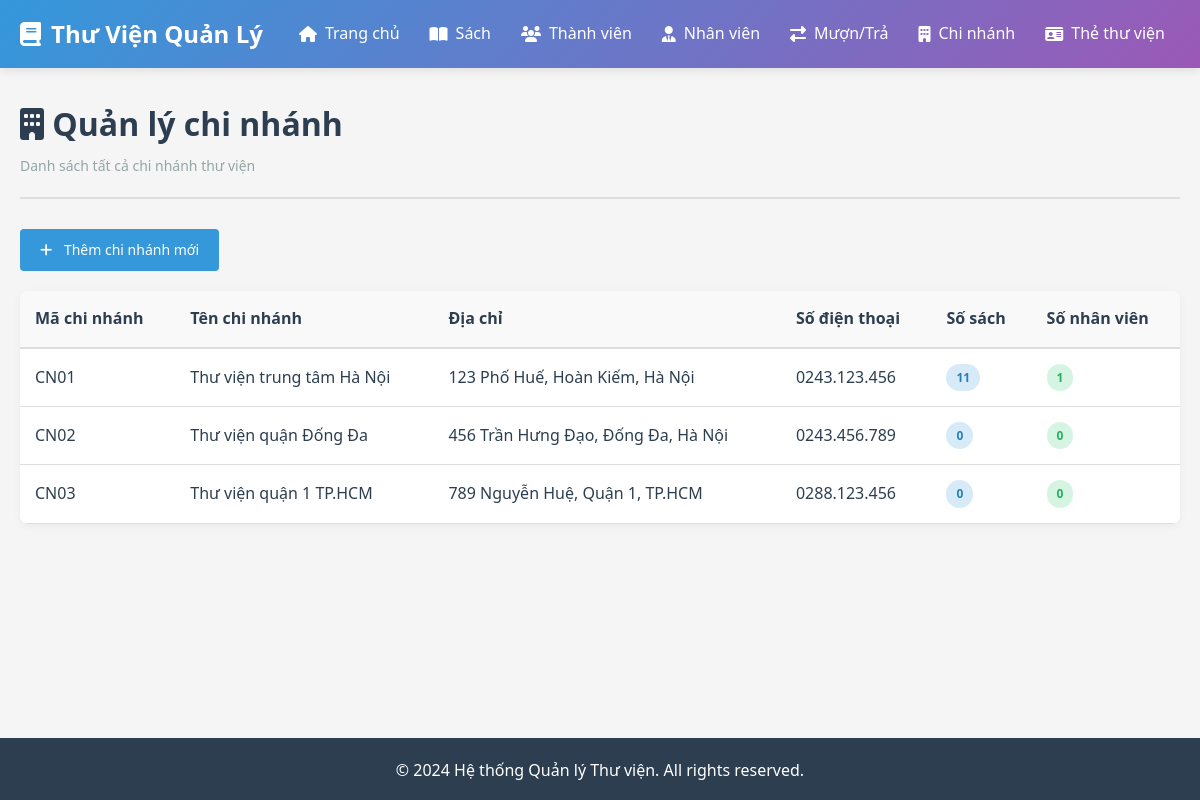
Page /chi-nhanh on the committed database.
### app/models/__init__.py (models this page shows, shortened)
class ChiNhanh(db.Model):
    __tablename__ = 'chi_nhanh'
    ma_chi_nhanh = db.Column(db.String(10), primary_key=True)
    ten_chi_nhanh = db.Column(db.String(150), nullable=False)
    dia_chi = db.Column(db.String(255))
    sdt = db.Column(db.String(15))
    ban_sao = db.relationship('BanSao', backref='chi_nhanh', lazy=True, cascade='all, delete-orphan')
    nhan_vien = db.relationship('NhanVien', backref='chi_nhanh', lazy=True, cascade='all, delete-orphan')

### app/routes/__init__.py (the view)
@bp.route('/chi-nhanh')
def danh_sach_chi_nhanh():
    chi_nhanh = db.session.query(ChiNhanh).all()
    return render_template('chi_nhanh/danh_sach.html', chi_nhanh=chi_nhanh)

### app/templates/chi_nhanh/danh_sach.html (shortened to what this page needs)
{% extends "base.html" %}
{% block content %}
<div class="page-header">
    <h1><i class="fas fa-building"></i> Quản lý chi nhánh</h1>
    <p>Danh sách tất cả chi nhánh thư viện</p>
</div>
<div class="toolbar">
    <a href="{{ url_for('main.them_chi_nhanh') }}" class="btn btn-primary">
        <i class="fas fa-plus"></i> Thêm chi nhánh mới
    </a>
</div>
<div class="table-responsive">
    <table class="table">
        <thead>
            <tr>
                <th>Mã chi nhánh</th>
                <th>Tên chi nhánh</th>
                <th>Địa chỉ</th>
                <th>Số điện thoại</th>
                <th>Số sách</th>
                <th>Số nhân viên</th>
            </tr>
        </thead>
        <tbody>
            {% for cn in chi_nhanh %}
            <tr>
                <td>{{ cn.ma_chi_nhanh }}</td>
                <td>{{ cn.ten_chi_nhanh }}</td>
                <td>{{ cn.dia_chi or 'N/A' }}</td>
                <td>{{ cn.sdt or 'N/A' }}</td>
                <td><span class="badge badge-info">{{ cn.ban_sao|length }}</span></td>
                <td><span class="badge badge-success">{{ cn.nhan_vien|length }}</span></td>
            </tr>
            {% else %}
            <tr>
                <td colspan="6" class="text-center">Không có chi nhánh nào</td>
            </tr>
            {% endfor %}
        </tbody>
    </table>
</div>
{% endblock %}

### app/static/css/style.css (style rules this page uses)
:root { --primary: #3498db; --success: #2ecc71; --danger: #e74c3c; --warning: #f39c12; --info: #9b59b6; --light: #ecf0f1; --dark: #2c3e50; --gray: #95a5a6; --border: #ddd; }
* { margin: 0; padding: 0; box-sizing: border-box; }
body { font-family: 'Segoe UI', Tahoma, Geneva, Verdana, sans-serif; background-color: #f5f5f5; color: var(--dark); line-height: 1.6; }
.page-header { margin-bottom: 30px; padding-bottom: 20px; border-bottom: 2px solid var(--border); }
.page-header h1 { font-size: 32px; margin-bottom: 5px; color: var(--dark); }
.page-header p { color: var(--gray); font-size: 14px; }
.btn { display: inline-block; padding: 10px 20px; border: none; border-radius: 4px; cursor: pointer; text-decoration: none; font-size: 14px; transition: all 0.3s; font-weight: 500; text-align: center; }
.btn i { margin-right: 8px; }
.btn-primary { background: var(--primary); color: white; }
.table-responsive { overflow-x: auto; background: white; border-radius: 8px; box-shadow: 0 2px 10px rgba(0,0,0,0.05); margin-bottom: 20px; }
.table { width: 100%; border-collapse: collapse; margin: 0; }
.table thead { background: #f9f9f9; border-bottom: 2px solid var(--border); }
.table th { padding: 15px; text-align: left; font-weight: 600; color: var(--dark); }
.table td { padding: 15px; border-bottom: 1px solid var(--border); }
.badge { display: inline-block; padding: 4px 10px; border-radius: 20px; font-size: 12px; font-weight: 600; }
.badge-info { background: rgba(52, 152, 219, 0.2); color: #2980b9; }
.badge-success { background: rgba(46, 204, 113, 0.2); color: #27ae60; }
.toolbar { margin-bottom: 20px; display: flex; gap: 10px; }

### rows in the picture
ChiNhanh: ma_chi_nhanh "CN01", ten_chi_nhanh "Thư viện trung tâm Hà Nội", dia_chi "123 Phố Huế, Hoàn Kiếm, Hà Nội", sdt "0243.123.456", ban_sao|length "11", nhan_vien|length "1"
ChiNhanh: ma_chi_nhanh "CN02", ten_chi_nhanh "Thư viện quận Đống Đa", dia_chi "456 Trần Hưng Đạo, Đống Đa, Hà Nội", sdt "0243.456.789", ban_sao|length "0", nhan_vien|length "0"
ChiNhanh: ma_chi_nhanh "CN03", ten_chi_nhanh "Thư viện quận 1 TP.HCM", dia_chi "789 Nguyễn Huệ, Quận 1, TP.HCM", sdt "0288.123.456", ban_sao|length "0", nhan_vien|length "0"
